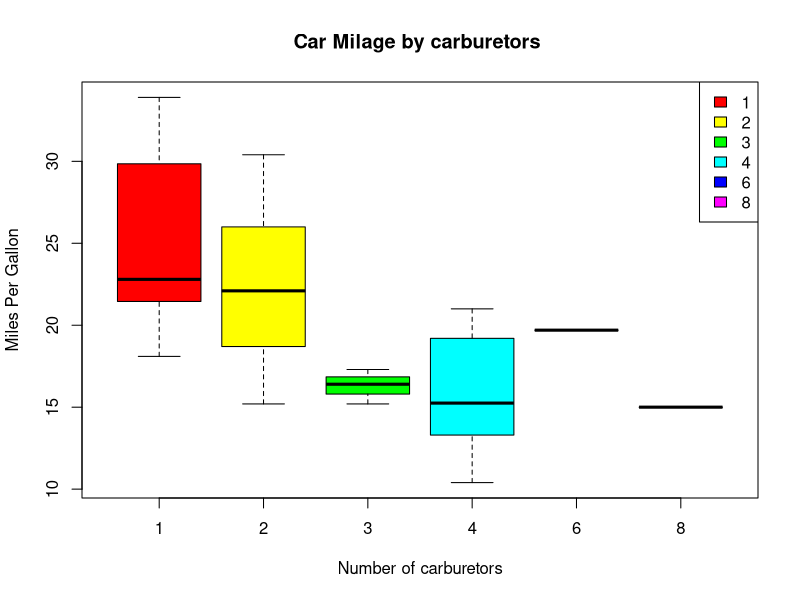
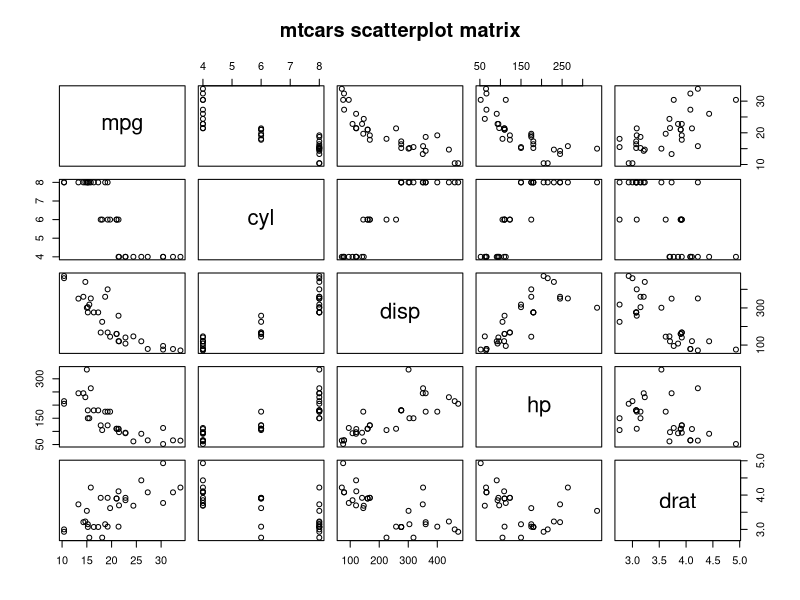
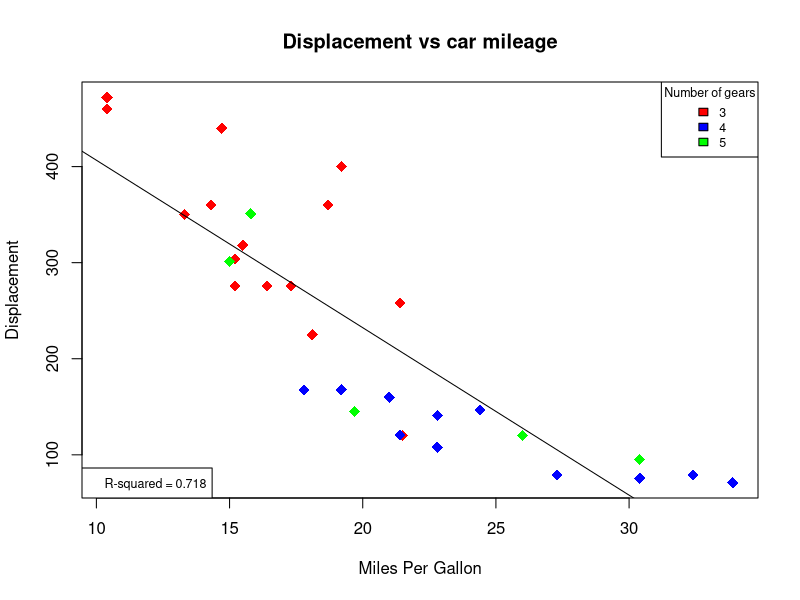
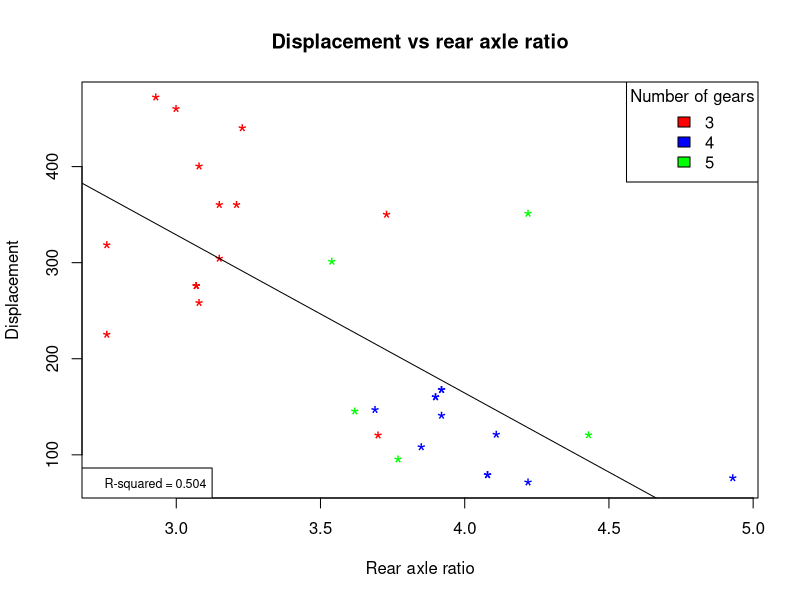
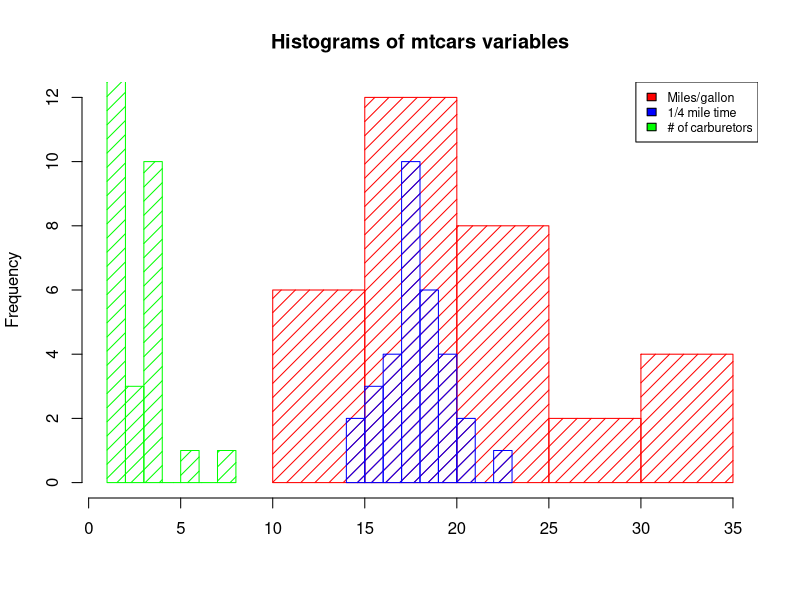

Reproduce these figures in R, in order.

###############
#Mtcars dataset
###############
attach(mtcars)
#1
boxplot(mpg~carb,data=mtcars, main="Car Milage by carburetors ", 
        xlab="Number of carburetors", ylab="Miles Per Gallon", col = rainbow(6))
legend("topright", legend = as.character(c(1:4, 6, 8)), fill = rainbow(6) )
#2
plot(mtcars[1:5], main = "mtcars scatterplot matrix")
#3
mtcars$gear <- factor(mtcars$gear)
#4.a
colors.gears <- c("red", "blue", "green")[mtcars$gear] #Define colors acorrding to mtcars$gear values.
plot(disp~mpg, data = mtcars, main = "Displacement vs car mileage",
     xlab = "Miles Per Gallon", ylab = "Displacement",
     col = colors.gears, pch = 18, cex = 1.5)
legend("topright", title = "Number of gears", legend = levels(mtcars$gear),
       fill = c("red", "blue", "green"), cex = 0.75)
abline(lm(disp~mpg, data = mtcars)) #Add regression line.
legend("bottomleft", legend = paste0("R-squared = ", format(summary(lm(disp~mpg, data = mtcars))$r.squared, digits = 3)), cex = 0.75) #Add R2.
#4.b
plot(disp~drat, data = mtcars, main = "Displacement vs rear axle ratio",
     xlab = "Rear axle ratio" , ylab = "Displacement",
     col = colors.gears, pch = '*', cex = 1.5)
legend("topright", title = "Number of gears", legend = levels(mtcars$gear), fill = c("red", "blue", "green"))
abline(lm(disp~drat, data = mtcars))
legend("bottomleft", legend = paste0("R-squared = ", format(summary(lm(disp~drat, data = mtcars))$r.squared, digits = 3)), cex = 0.75)
#5
"Answer: Not exactly, in the second graph (4.b), I expected a lower value."
#6
hist(mtcars$mpg, xlim = c(1,35), col = "red", density = 10, main = "Histograms of mtcars variables",  xlab = "")
hist(mtcars$qsec, xlim = c(1,35), col = "blue", density = 10, add = TRUE)
hist(mtcars$carb, xlim = c(1,35), col = "green", density = 10, add = TRUE)
legend("topright", legend = c("Miles/gallon", "1/4 mile time", "# of carburetors"),
       fill = c("red", "blue", "green"), cex = 0.75)

##############
#Trees dataset
##############
attach(trees)
#1.
mytable <- table(trees$Height, trees$Volume)
#2
margin.table(mytable, 1) # Height frequencies (summed over Volume)
#3
margin.table(mytable, 2) # Volume frequencies (summed over Height)
#4
table(trees$Girth, trees$Height, trees$Volume)
#5
a <- c(70, 65, 63, 72, 80, 83, 66, 75, 80, 75, 79, 76, 76, 69, 75, 74, 85, 8, 71, 63, 78, 80, 74,
    72, 77, 81, 82, 80, 86, 80, 87)
trees <- cbind(trees, a)
#6
mytable_2 <- table(trees$Height, trees$a)
#7
View(mytable) #Observe the content.
View(mytable_2)
#Thes are 2 different matrices - their columns are different and therefore they have different values.
#8.a
print(summary(mytable))
#8.b
print(summary(mytable_2))
#9
# The chi square test for independence, indicates wether there a statistical dependence between the groups
# For the Heigth and volume comparison the p-value (obtaind by the Chi-squared test) > 0.05 and therfore, there is no significant relationship between the groups.
#While for the comparison between the Height and a, p-value < 0.05, and therefore there is a significant relationship between them.
